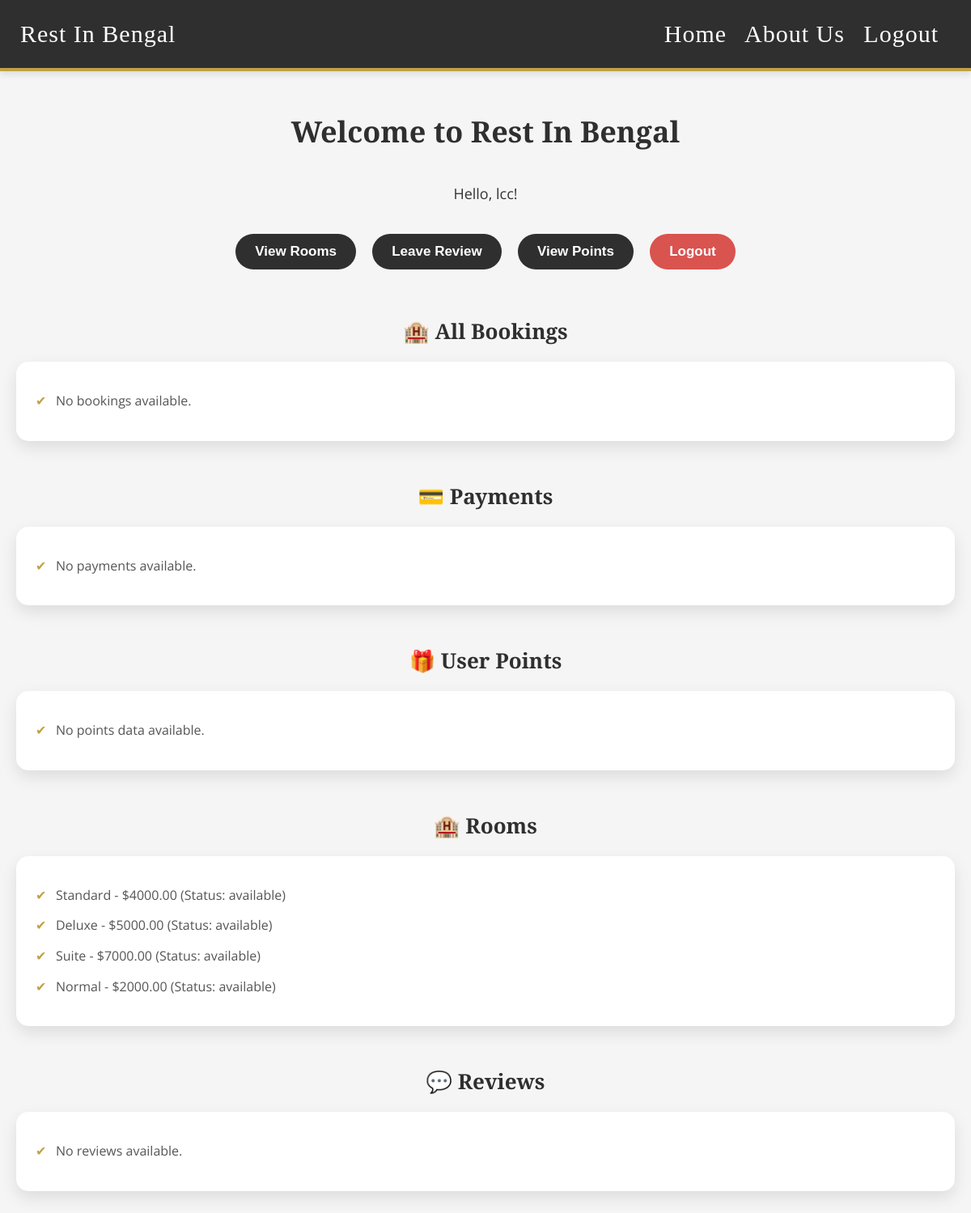
The app's page / (signed in), older data.
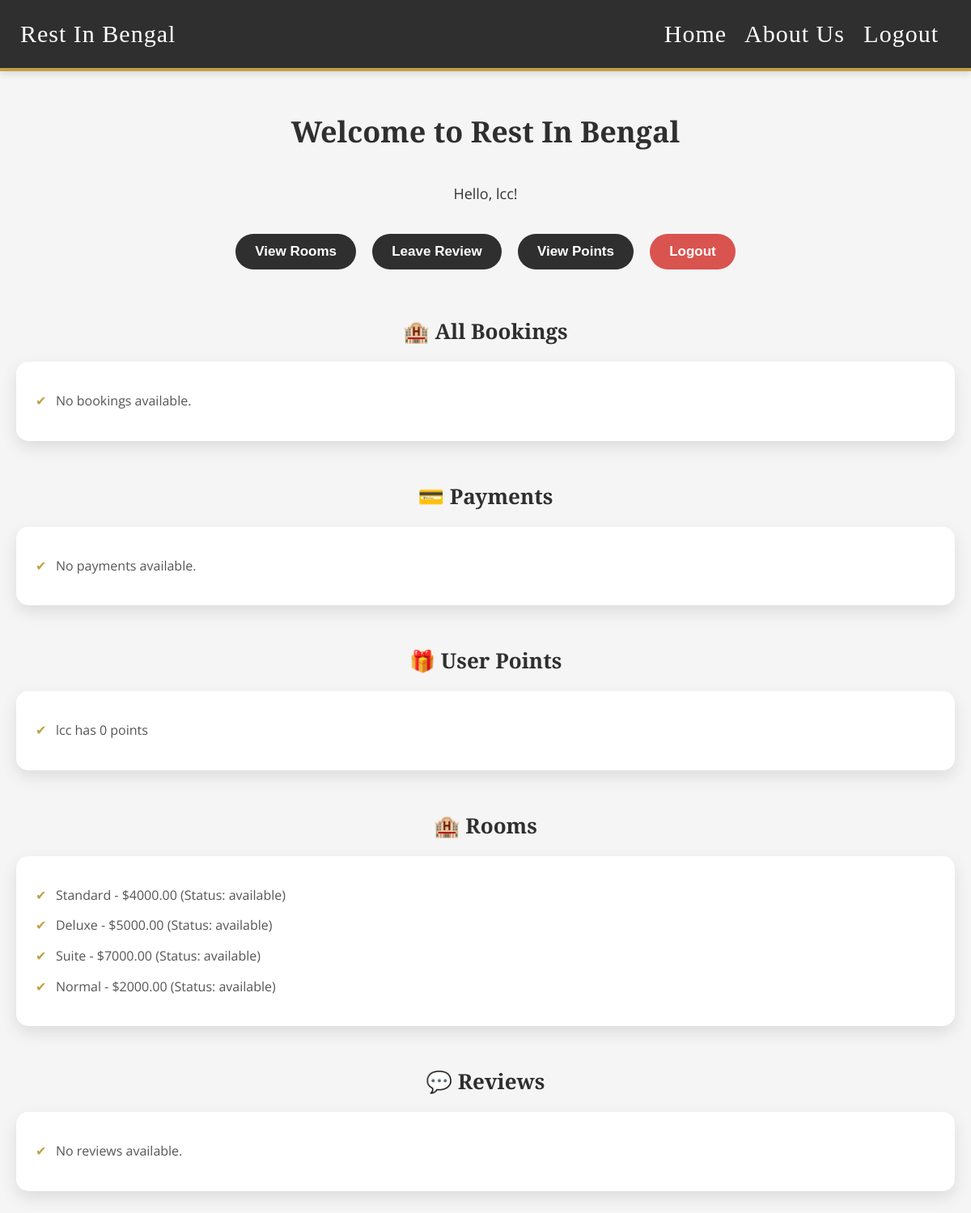
The same page, newer data.
### app2/models.py (models this page shows, shortened)
class Room(models.Model):
    ROOM_TYPES = [
        ('Standard', 'Standard'),
        ('Deluxe', 'Deluxe'),
        ('Suite', 'Suite'),
        ('Normal', 'Normal'),
    ]
    type = models.CharField(max_length=20, choices=ROOM_TYPES)
    price = models.DecimalField(max_digits=8, decimal_places=2)
    status = models.CharField(max_length=20, default='available')
    image = models.ImageField(upload_to='room_images/', null=True, blank=True)  # Add this field for room images

### app1/models.py (models this page shows, shortened)
class Point(models.Model):
    user = models.ForeignKey(User, on_delete=models.CASCADE)
    points_earned = models.IntegerField(default=0)
    points_used = models.IntegerField(default=0)

### app1/views.py (the view)
# urls.py: path('', include('app1.urls')),  # Handles home, book, payment, points
@login_required(login_url='login')
def home(request):
    total_points = 0
    try:
        total_points = Point.objects.filter(user=request.user).first().points_earned if Point.objects.filter(
            user=request.user).exists() else 0
    except:
        pass
    bookings = Booking.objects.filter(user=request.user)
    payments = Payment.objects.filter(booking__user=request.user)
    points = Point.objects.filter(user=request.user)
    rooms = Room.objects.all()
    reviews = Review.objects.all()
    return render(request, 'home.html', {
        'bookings': bookings,
        'payments': payments,
        'points': points,
        'rooms': rooms,
        'reviews': reviews,
        'total_points': total_points,  # Show total points on home page
    })

### templates/home.html (shortened to what the changed rows need)
<!DOCTYPE html>
<html lang="en">
<head>
</head>
<body>
<div class="container">
    <h1>Welcome to Rest In Bengal</h1>
    <div>
        <h2 class="section-title">🏨 All Bookings</h2>
        <h2 class="section-title">💳 Payments</h2>
        <h2 class="section-title">🎁 User Points</h2>
        <div class="card">
            <ul>
                {% for point in points %}
                    <li>{{ point.user.username }} has {{ point.points_earned }} points</li>
                {% empty %}
                    <li>No points data available.</li>
                {% endfor %}
            </ul>
        </div>
        <h2 class="section-title">🏨 Rooms</h2>
        <div class="card">
            <ul>
                {% for room in rooms %}
                    <li>{{ room.type }} - ${{ room.price }} (Status: {{ room.status }})</li>
                {% empty %}
                    <li>No rooms available.</li>
                {% endfor %}
            </ul>
        </div>
        <h2 class="section-title">💬 Reviews</h2>
    </div>
</div>
</body>
</html>

Row changes from the older to the newer data that the page shows:
added Point: user.username "lcc", points_earned "0"
Text that changed along with them:
text no longer shown: "No points data available."
